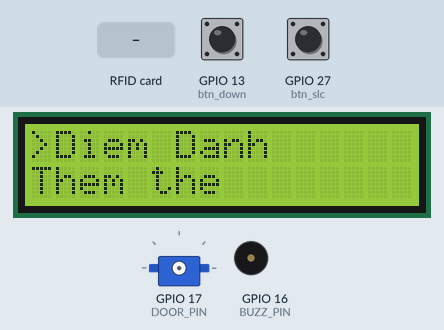
Simulated run of this program. Board: ESP32. On the bench: 16×2 character LCD, servo, buzzer (waves = sounding). The test bench sets the inputs (shaded band); at power-on: GPIO 27 (btn_slc) LOW, GPIO 13 (btn_down) LOW. WiFi joins after 1.5 s; servers stay silent unless stated; uploads are accepted with an empty reply; what the program prints to the serial monitor is not drawn.

Above: at 3.1 s.
3.2 s: GPIO 27 (btn_slc) pulled HIGH for 0.15 s
At 4.4 s:
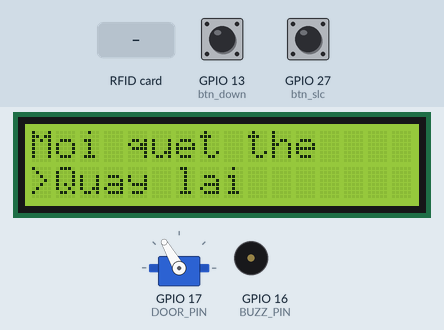
4.8 s: RFID card 5E 7A 19 C4 held to the reader
At 7.1 s:
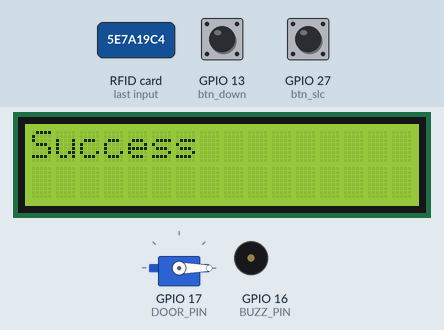
7.8 s: GPIO 13 (btn_down) driven HIGH and GPIO 27 (btn_slc) driven HIGH
10.8 s: GPIO 27 (btn_slc) driven LOW
At 12.2 s:
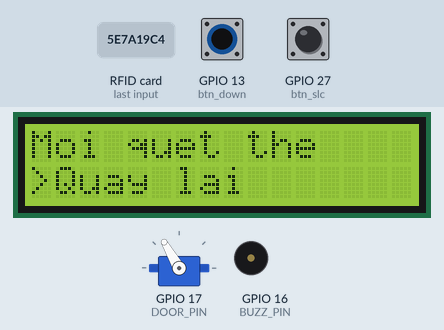
13.0 s: GPIO 27 (btn_slc) driven HIGH
At 14.2 s:
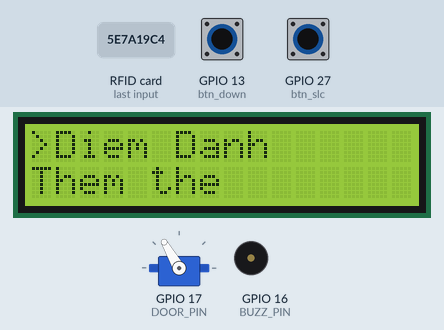
14.5 s: GPIO 13 (btn_down) pulsed LOW 5 times (0.12 s each, 0.3 s apart)
At 16.4 s:
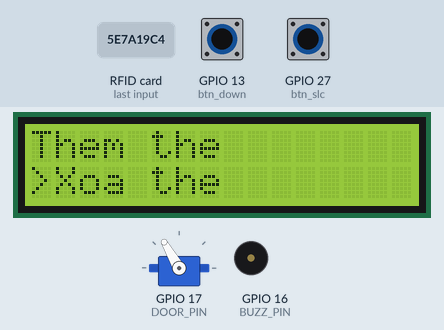
Timing chart, 0 to 17.9 s (numbered marks = the images above; inputs shaded):
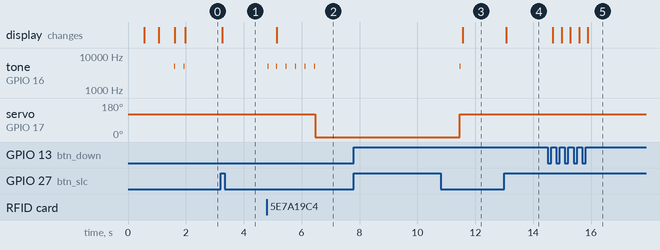

The program:

main.cpp
```cpp
#include "main.h"
LiquidCrystal_I2C lcd(0x27, 16, 2);
int menu = 0;
int cnt = 0;

const char *ssid = "NGO LUOC 6G";
const char *password = "ngonuong";

char command[20];

void setup()
{
  pinMode(btn_down, INPUT);
  pinMode(btn_slc, INPUT);
  Serial.begin(9600);
  lcd.init();
  WiFi.begin(ssid, password);
  lcd.backlight();
  byte printedDots = 0;
  while (WiFi.status() != WL_CONNECTED)
  {
    delay(500);
    Serial.print(".");
    if (printedDots++ > 15)
    {
      for (; printedDots >= 1; printedDots--)
      {
        lcd.setCursor(printedDots, 1);
        lcd.print(' ');
      }
      lcd.setCursor(1, 1);
      printedDots = 1;
    }
    else
      lcd.print(".");
  }
  lcd.clear();
  lcd.setCursor(0, 0);
  Serial.println("");
  lcd.print(F("Connecting wifi"));
  lcd.setCursor(0, 1);
  // lcd.clear();
  lcd.print("Ready");

  String macAddress = WiFi.macAddress();
  Serial.println("MAC Address: " + macAddress);

  beep(2);
}

void loop()
{
  switch (menu)
  {
  case 0:
    menu_tong();
    for (int i = 0; i < 100; i++)
    {
      if (check_btn1())
      {
        Serial.println("Button 1 Pressed");
        cnt++;
        break;
      }
      if (check_btn2())
      {
        Serial.println("Button 2 Pressed");
        if (cnt % 3 == 0)
        {
          menu = 1;
          cnt = 0;
        }
        else if (cnt % 3 == 1)
        {
          menu = 2;
          cnt = 0;
        }
        else if (cnt % 3 == 2)
        {
          menu = 3;
          cnt = 0;
        }
        break;
      }
      delay(10);
    }
    break;
  case 1:
    menu_diemdanh();
    for (int i = 0; i < 100; i++)
    {
      if (check_btn1())
      {
        cnt++;
        break;
      }
      if (check_btn2() || menu == 0)
      {
        menu = 0;
        cnt = 0;
        break;
      }
      else
      {
        strcpy(command, "DiemDanh");
        send_receive();
      }
      delay(10);
    }

    break;
  case 2:
    menu_them();
    for (int i = 0; i < 100; i++)
    {
      if (check_btn1())
      {
        cnt++;
        break;
      }
      if (check_btn2() || menu == 0)
      {
        menu = 0;
        cnt = 0;
        break;
      }
      else
      {
        strcpy(command, "Them");
        send_receive();
      }
      delay(10);
    }
    break;
  case 3:
    menu_xoa();
    for (int i = 0; i < 100; i++)
    {
      if (check_btn1())
      {
        cnt++;
        break;
      }
      if (check_btn2() || menu == 0)
      {
        menu = 0;
        cnt = 0;
        break;
      }
      else
      {
        strcpy(command, "Xoa");
        send_receive();
      }
      delay(10);
    }
    break;
  default:
    break;
  }
}
```

buzz.cpp
```cpp
#include "buzz.h"
void beep(int count)
{
    ledcSetup(BUZZ_CHANNEL, 5000, 10);
    ledcAttachPin(BUZZ_PIN, BUZZ_CHANNEL);
    for (size_t j = 0; j < count; j++)
    {
        if (j != 0)
            delay(300);
        for (int i = 200; i < 1000; i++)
        {
            ledcWrite(BUZZ_CHANNEL, i);
            delayMicroseconds(30);
        }
        ledcWrite(BUZZ_CHANNEL, 0);
    }
    ledcDetachPin(BUZZ_PIN);
    pinMode(BUZZ_PIN, INPUT);
}
```

buzz.h
```cpp
#ifndef _BUZZ_H_
#define _BUZZ_H_

#include<Arduino.h>
#include"port.h"
void beep(int count);
#endif
```

checkbtn.cpp
```cpp
#include"checkbtn.h"
#include"port.h"
unsigned long lastDebounceTime1 = 0;
unsigned long lastDebounceTime2 = 0;

bool buttonState1 = LOW;
bool buttonState2 = LOW;

bool lastButtonState1 = LOW;
bool lastButtonState2 = LOW;

const unsigned long debounceDelay = 30;
bool check_btn1()
{
  bool reading1 = digitalRead(btn_down);
  if (reading1 != lastButtonState1) {
    lastDebounceTime1 = millis();
  }

  if ((millis() - lastDebounceTime1) > debounceDelay) {
    if (reading1 != buttonState1) {
      buttonState1 = reading1;
      if (buttonState1 == HIGH) {
        return true;
      }
    }
  }
    lastButtonState1 = reading1;
    return false;
}

bool check_btn2()
{
  bool reading2 = digitalRead(btn_slc);
  if (reading2 != lastButtonState2) {
    lastDebounceTime2 = millis();
  }

  if ((millis() - lastDebounceTime2) > debounceDelay) {
    if (reading2 != buttonState2) {
      buttonState2 = reading2;
      if (buttonState2 == HIGH) {
        return true;
      }
    }
  }
  lastButtonState2 = reading2;
  return false;
}
```

checkbtn.h
```cpp
#ifndef _CHECK_BTN_H_
#define _CHECK_BTN_H_

#include<Arduino.h>

bool check_btn1();
bool check_btn2();

#endif
```

data.cpp
```cpp
#include "data.h"
#include <WiFi.h> // Thư viện WiFi để lấy địa chỉ MAC

extern LiquidCrystal_I2C lcd;
MFRC522 rfid(SS_PIN, RST_PIN);
Servo servo;
extern char command[20];

// Cấu hình URL của API server
const char *serverApiUrl = "http://192.168.100.20:8088/api/v1";
bool flag = false;
String macAddress; // Biến lưu địa chỉ MAC của thiết bị

void setUp()
{
  servo.setPeriodHertz(50);
  servo.attach(DOOR_PIN);
  servo.write(120); // Đảm bảo cửa đóng khi khởi động
  SPI.begin();
  rfid.PCD_Init();

  // Lấy địa chỉ MAC của thiết bị
  macAddress = WiFi.macAddress();
}

// Hàm xử lý và hiển thị thông báo lỗi lên LCD
void handleError()
{
  lcd.clear();
  lcd.setCursor(0, 0);
  lcd.print("Error");
}

// Hàm xử lý và hiển thị thông báo thành công lên LCD
void handleSuccess()
{
  lcd.clear();
  lcd.setCursor(0, 0);
  lcd.print("Success");

  // Chỉ mở cửa nếu lệnh là "DiemDanh"
  if (strcmp(command, "DiemDanh") == 0)
  {
    beep(5);
    servo.write(0);   // Mở cửa
    delay(5000);      // Giữ cửa mở trong 5 giây
    servo.write(120); // Đóng cửa lại
  }
}

// Hàm gửi yêu cầu đến server và kiểm tra phản hồi
void sendRequestToServer(const char *url, const char *method)
{
  HTTPClient http;
  int httpResponseCode;

  Serial.println(url);
  http.begin(url);

  if (strcmp(method, "POST") == 0)
  {
    httpResponseCode = http.POST(""); // Gửi POST với payload rỗng
  }
  else if (strcmp(method, "DELETE") == 0)
  {
    httpResponseCode = http.sendRequest("DELETE");
  }
  else
  {
    httpResponseCode = http.GET();
  }

  if (httpResponseCode == 200 || httpResponseCode == 201) // Kiểm tra mã phản hồi HTTP cho thành công
  {
    handleSuccess();
  }
  else
  {
    handleError();
  }

  http.end();
}

// Hàm gửi yêu cầu điểm danh với tham số URL và phương thức POST
void sendAttendanceRequest()
{
  char url[150];
  sprintf(url, "%s/attendance?rfidCode=", serverApiUrl);

  // Tạo chuỗi tham số, bao gồm địa chỉ MAC
  for (size_t i = 0; i < rfid.uid.size; i++)
  {
    sprintf(url + strlen(url), "%s%X", (i == 0 ? "" : ""), rfid.uid.uidByte[i]); // Append each byte as hex
  }
  sprintf(url + strlen(url), "&codeDevice=%s", macAddress.c_str()); // Append MAC address

  sendRequestToServer(url, "POST"); // Gửi yêu cầu với phương thức POST
}

// Hàm gửi yêu cầu thêm thẻ với tham số URL và phương thức POST
void sendAddCardRequest()
{
  char url[150];
  sprintf(url, "%s/rfid?rfidCode=", serverApiUrl);

  // Tạo chuỗi tham số, bao gồm địa chỉ MAC
  for (size_t i = 0; i < rfid.uid.size; i++)
  {
    sprintf(url + strlen(url), "%s%X", (i == 0 ? "" : ""), rfid.uid.uidByte[i]); // Append each byte as hex
  }
  sprintf(url + strlen(url), "&deviceCode=%s", macAddress.c_str()); // Append MAC address

  sendRequestToServer(url, "POST"); // Gửi yêu cầu với phương thức POST
}

// Hàm gửi yêu cầu xóa thẻ với tham số URL
void sendDeleteCardRequest()
{
  char url[150];
  sprintf(url, "%s/rfid/", serverApiUrl);

  // Tạo chuỗi tham số, bao gồm địa chỉ MAC
  for (size_t i = 0; i < rfid.uid.size; i++)
  {
    sprintf(url + strlen(url), "%s%X", (i == 0 ? "" : ""), rfid.uid.uidByte[i]); // Append each byte as hex
  }
  sprintf(url + strlen(url), "?deviceCode=%s", macAddress.c_str()); // Append MAC address

  sendRequestToServer(url, "DELETE");
}

// Hàm xử lý lệnh và gọi API tương ứng
void sendDataToServer()
{
  if (strcmp(command, "DiemDanh") == 0)
  {
    sendAttendanceRequest();
  }
  else if (strcmp(command, "Them") == 0)
  {
    sendAddCardRequest();
  }
  else if (strcmp(command, "Xoa") == 0)
  {
    sendDeleteCardRequest();
  }
}

void send_receive()
{
  if (!flag)
  {
    setUp();
    flag = !flag;
  }
  if (!rfid.PICC_IsNewCardPresent())
  {
    return;
  }
  if (!rfid.PICC_ReadCardSerial())
  {
    return;
  }
  beep(1);
  lcd.backlight();

  for (size_t i = 0; i < rfid.uid.size; i++)
  {
    Serial.printf("%X", rfid.uid.uidByte[i]);
  }
  Serial.println(command);

  // Gọi hàm để gửi dữ liệu đến server
  sendDataToServer();

  rfid.PICC_HaltA();
  rfid.PCD_StopCrypto1();
  beep(1);
}
```

data.h
```cpp
#ifndef _DATA_H_
#define _DATA_H_

#include <Arduino.h>
#include "buzz.h"
#include <LiquidCrystal_I2C.h>
#include <HTTPClient.h>
#include "port.h"
#include <MFRC522.h>
#include <ESP32Servo.h>
void handleDataFromGoogle(String data);
void getGoogleData();
void send_receive();

#endif
```

main.h
```cpp
#ifndef _MAIN_H_
#define _MAIN_H_

#include <Arduino.h>
#include <SPI.h>
#include <MFRC522.h>
#include <LiquidCrystal_I2C.h>
#include "port.h"
#include "checkbtn.h"
#include "menu.h"
#include <WiFi.h>
#include "buzz.h"
#include <HTTPClient.h>
#include "data.h"

#endif
```

menu.cpp
```cpp
#include"menu.h"
extern int cnt;
extern int menu;
extern LiquidCrystal_I2C lcd;
void menu_tong()
{
  lcd.clear();
  if(cnt % 3 == 0)
  {
    lcd.setCursor(0, 0);
    lcd.print(">Diem Danh");
    lcd.setCursor(0, 1);
    lcd.print("Them the");
  }
  else if(cnt % 3 == 1)
  {
    lcd.setCursor(0, 0);
    lcd.print("Diem Danh");
    lcd.setCursor(0, 1);
    lcd.print(">Them the");
  }
  else if(cnt % 3 == 2)
  {
    lcd.setCursor(0, 0);
    lcd.print("Them the");
    lcd.setCursor(0, 1);
    lcd.print(">Xoa the");
  }
}
void menu_diemdanh()
{
  lcd.clear();
  lcd.setCursor(0, 0);
  lcd.print("Moi quet the");
  lcd.setCursor(0, 1);
  lcd.print(">Quay lai");
}

void menu_them()
{
  lcd.clear();
  lcd.setCursor(0, 0);
  lcd.print(" Moi quet the");
  lcd.setCursor(0, 1);
  lcd.print(">Quay lai");
}

void menu_xoa()
{
  lcd.clear();
  lcd.setCursor(0, 0);
  lcd.print("Moi quet the");
  lcd.setCursor(0, 1);
  lcd.print(">Quay lai");
}
```

menu.h
```cpp
#ifndef _MENU_H_
#define _MENU_H_

#include<Arduino.h>
#include <LiquidCrystal_I2C.h>
#include"port.h"

void menu_tong();
void menu_diemdanh();
void menu_them();
void menu_xoa();

#endif
```

port.h
```cpp
#ifndef _PORT_H_
#define _PORT_H_

#define btn_down        13
#define btn_slc         27
#define SS_PIN          5
#define RST_PIN         4
#define BUZZ_PIN        16
#define BUZZ_CHANNEL    2
#define DOOR_PIN        17

#endif
```

Measured:
- after the input at 3.2 s, the display: changes after 0.06 s (image 1)
- after the input at 4.8 s, tone on GPIO 16 (BUZZ_PIN): alternates 5000 Hz for 0.03 s and silent for 0.30 s, 12 changes in all, then stays silent, starting at once; servo on GPIO 17 (DOOR_PIN): 120° → 0° after 1.7 s; the display: changes after 0.35 s (image 2)
- after the input at 7.8 s, every drawn part: stays the same
- after the input at 10.8 s, the display: changes after 0.77 s (image 3)
- after the input at 13.0 s, the display: changes after 0.07 s (image 4)
- after the input at 14.5 s, the display: first changes after 0.18 s (image 5 shows a later state)
